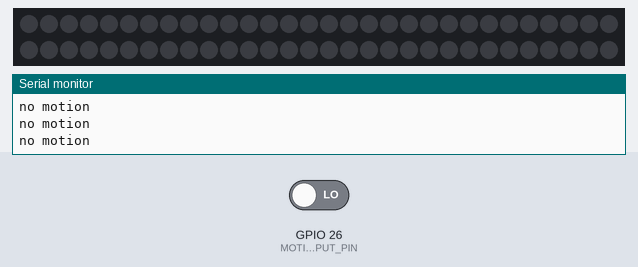
Bench run of a program on a simulated ESP32. Shown: 60 RGB LEDs in strip order, left to right, continuing on the next row, the last lines printed to the serial monitor. The inputs (shaded band) are chosen by the test bench; at power-on: GPIO 26 (MOTION_INPUT_PIN) LOW.

Above: at 4.4 s.
4.5 s: GPIO 26 (MOTION_INPUT_PIN) driven HIGH
At 7.7 s:
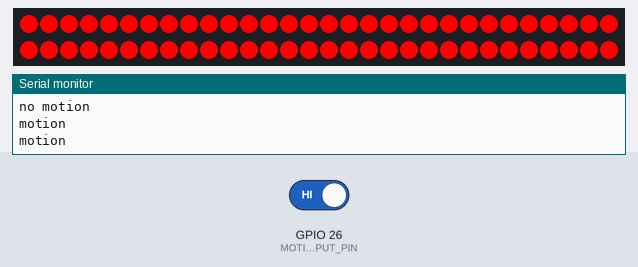
8.1 s: GPIO 26 (MOTION_INPUT_PIN) driven LOW
At 9.52 s:
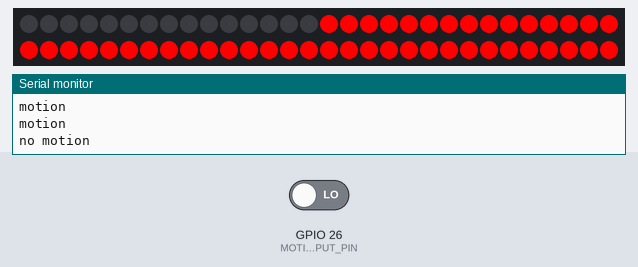
Timing chart, 0 to 11.1 s (numbered marks = the images above; inputs shaded):
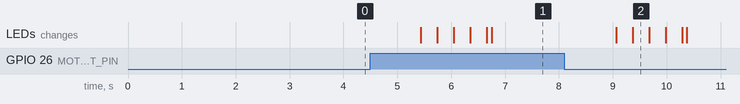

The program:

main.cpp
```cpp
#include <Arduino.h>
#include <Adafruit_NeoPixel.h>
#ifdef __AVR__
#include <avr/power.h>
#endif

#define LIGHT_PIN 25
#define MOTION_INPUT_PIN 26
#define NUM_PIXELS 60
#define LOOP_DELAY 500

Adafruit_NeoPixel pixels = Adafruit_NeoPixel(NUM_PIXELS, LIGHT_PIN, NEO_GRB + NEO_KHZ800);

void setup()
{
  Serial.println("initializing...");
  pinMode(MOTION_INPUT_PIN, INPUT);
  Serial.begin(9600);
  pixels.begin();
  Serial.println("done");
}

void setLEDColor(uint32_t color, uint32_t delay_ms)
{
  for (int i = 0; i < NUM_PIXELS; i++)
  {
    pixels.setPixelColor(i, color);
    pixels.show();
    if (delay_ms > 0)
    {
      delay(delay_ms);
    }
  }
}

void loop()
{
  if (digitalRead(MOTION_INPUT_PIN) == HIGH)
  {
    Serial.println("motion");
    setLEDColor(pixels.Color(255, 0, 0), 20); // RED
  }
  else
  {
    Serial.println("no motion");
    setLEDColor(pixels.Color(0, 0, 0), 20); // OFF
  }
  delay(LOOP_DELAY);
}
```

Measured:
- after the input at 4.5 s, the LEDs: first change after 0.94 s (image 1 shows a later state)
- after the input at 8.1 s, the LEDs: first change after 0.96 s (image 2 shows a later state)
